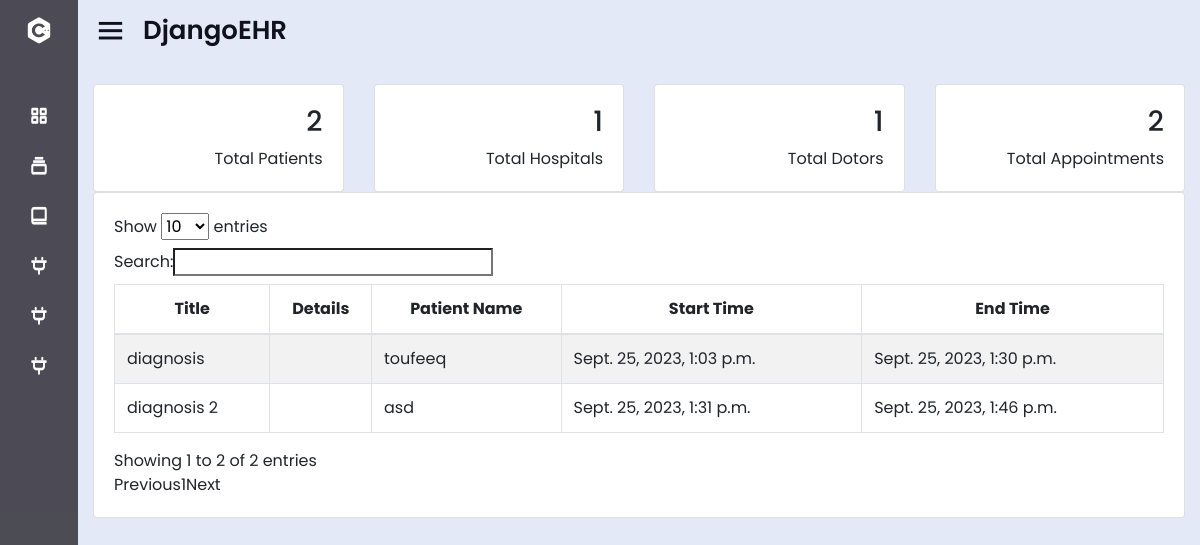
The page / (signed in) on the database its author committed.
### patient/models.py (models this page shows, shortened)
class Appointment(models.Model):
    id = models.AutoField(primary_key=True)
    title = models.CharField(max_length=100)
    start_datetime = models.DateTimeField()
    end_datetime = models.DateTimeField()
    detail = models.TextField()
    hospital = models.ForeignKey('Hospital', on_delete=models.CASCADE)
    patient = models.ForeignKey('Patient', on_delete=models.CASCADE)
    doctor = models.ForeignKey('Doctor', on_delete=models.CASCADE)

class Patient(models.Model):
    id = models.AutoField(primary_key=True)
    name = models.CharField(max_length=25, blank=True, null=True)
    date_of_birth = models.DateField(blank=True, null=True)
    address = models.TextField()
    medical_history = models.TextField(blank=True)
    email = models.EmailField(blank=True, null=True)
    MRN = models.CharField(max_length=20, unique=True, null=True)
    def __str__(self):
        return str(self.name)

### patient/views.py (the view)
# urls.py: path("", views.home, name="home"),
def home(request):
    appointments = Appointment.objects.all()
    patient_total=Patient.objects.count()
    doctor_total=Doctor.objects.count()
    appointment_total=Appointment.objects.count()
    hospital_total=Hospital.objects.count()
    return render(request, "patient/home.html", {"appointments": appointments, "patient_total":patient_total, "doctor_total":doctor_total, "appointment_total":appointment_total, "hospital_total":hospital_total})

### patient/templates/patient/home.html (shortened to what this page needs)
{% extends "patient/base.html" %}
{% block content %}
{% block extrascripts %}
<link rel="stylesheet" href="https://cdnjs.cloudflare.com/ajax/libs/font-awesome/5.15.3/css/all.min.css">
<link rel="stylesheet" type="text/css" href="https://stackpath.bootstrapcdn.com/bootstrap/4.4.1/css/bootstrap.min.css">
<link rel="stylesheet" type="text/css" href="https://pixinvent.com/stack-responsive-bootstrap-4-admin-template/app-assets/css/bootstrap-extended.min.css">
<link rel="stylesheet" type="text/css" href="https://pixinvent.com/stack-responsive-bootstrap-4-admin-template/app-assets/fonts/simple-line-icons/style.min.css">
<link rel="stylesheet" type="text/css" href="https://pixinvent.com/stack-responsive-bootstrap-4-admin-template/app-assets/css/colors.min.css">
<link rel="stylesheet" type="text/css" href="https://pixinvent.com/stack-responsive-bootstrap-4-admin-template/app-assets/css/bootstrap.min.css">
{% endblock extrascripts %}
<br>
{%if user.is_authenticated%}
<div class="grey-bg container-fluid">
  <section id="minimal-statistics">
    <div class="row">
      <div class="col-xl-3 col-sm-6 col-12">
        <div class="card">
          <div class="card-content">
            <div class="card-body">
              <div class="media d-flex">
                <div class="media-body text-right">
                  <h3>{{patient_total}}</h3>
                  <span>Total Patients</span>
                </div>
              </div>
            </div>
          </div>
        </div>
      </div>
      <div class="col-xl-3 col-sm-6 col-12">
        <div class="card">
          <div class="card-content">
            <div class="card-body">
              <div class="media d-flex">
                <div class="media-body text-right">
                  <h3>{{hospital_total}}</h3>
                  <span>Total Hospitals</span>
                </div>
              </div>
            </div>
          </div>
        </div>
      </div>
      <div class="col-xl-3 col-sm-6 col-12">
        <div class="card">
          <div class="card-content">
            <div class="card-body">
              <div class="media d-flex">
                <div class="media-body text-right">
                  <h3>{{doctor_total}}</h3>
                  <span>Total Dotors</span>
                </div>
              </div>
            </div>
          </div>
        </div>
      </div>
      <div class="col-xl-3 col-sm-6 col-12">
        <div class="card">
          <div class="card-content">
            <div class="card-body">
              <div class="media d-flex">
                <div class="media-body text-right">
                  <h3>{{appointment_total}}</h3>
                  <span>Total Appointments</span>
                </div>
              </div>
            </div>
          </div>
        </div>
      </div>
      <div class="col-12">
        <div class="card">
          <div class="card-content">
            <div class="card-body">
              <table id="example" class="table table-striped table-bordered" style="width:100%">
                <thead>
                    <tr style="text-align:center">
                      <th>Title</th>
                      <th>Details</th>
                      <th>Patient Name</th>
                      <th>Start Time</th>
                      <th>End Time</th>
                    </tr>
                </thead>
                <tbody>
                    {% for x in appointments %}
                    <tr>
                        <td>{{ x.title }}</td>
                        <td>{{ x.detail }}</td>
                        <td>{{ x.patient }}</td>
                        <td>{{ x.start_datetime }}</td>
                        <td>{{ x.end_datetime }}</td>
                    </tr>
                    {% endfor %}
                </tbody>
            </table>
            </div>
          </div>
        </div>
      </div>
    </div>
  </section>
</div>
{%endif%}
{% endblock %}

### patient/templates/patient/base.html (style rules this page uses)
* { margin: 0; padding: 0; box-sizing: border-box; font-family: 'Poppins', sans-serif; }

### rows shown on the page
Appointment: title "diagnosis", patient "toufeeq", start_datetime "Sept. 25, 2023, 1:03 p.m.", end_datetime "Sept. 25, 2023, 1:30 p.m."
Appointment: title "diagnosis 2", patient "asd", start_datetime "Sept. 25, 2023, 1:31 p.m.", end_datetime "Sept. 25, 2023, 1:46 p.m."

### other values the page prints
{{ patient_total }} "2"
{{ hospital_total }} "1"
{{ doctor_total }} "1"
{{ appointment_total }} "2"
